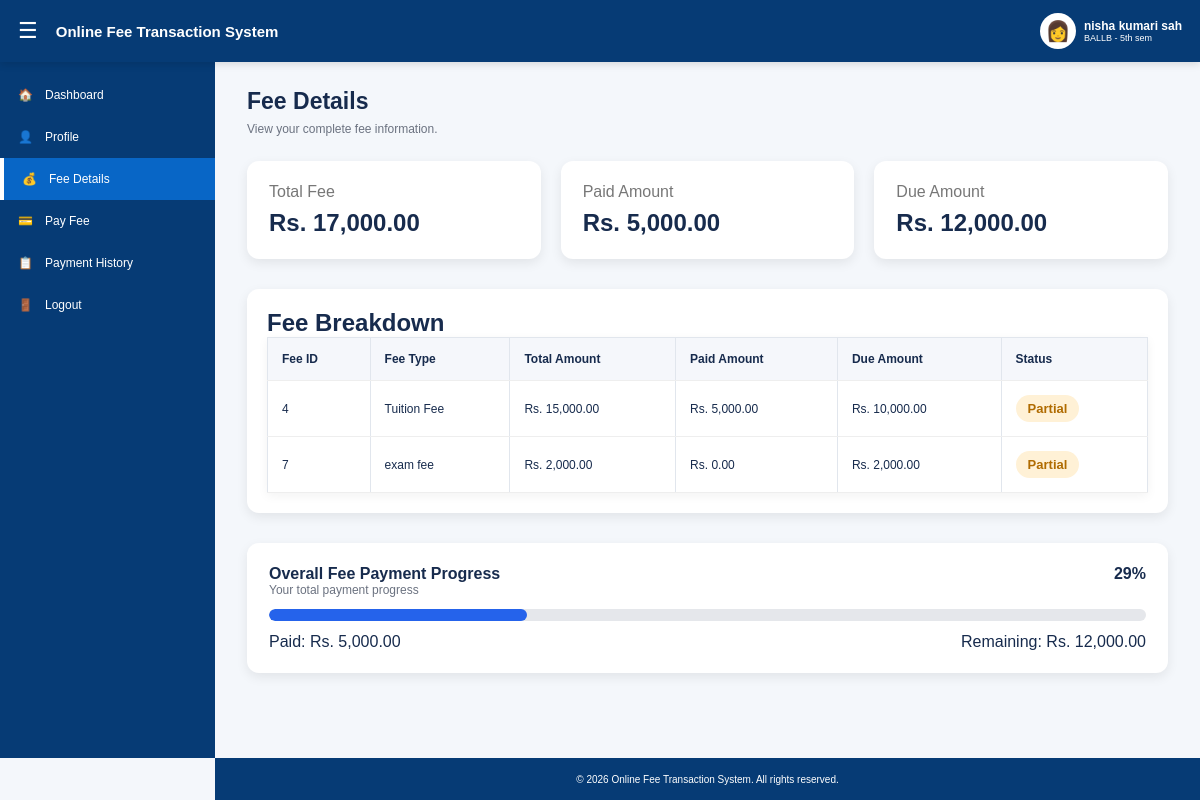
Page /fee-details.php (signed in) on the committed database.
### tables this page shows
CREATE TABLE `students` (
  `student_id` varchar(20) NOT NULL,
  `student_name` varchar(100) NOT NULL,
  `course` varchar(100) DEFAULT NULL,
  `semester` varchar(30) DEFAULT NULL,
  `email` varchar(100) DEFAULT NULL,
  `phone` varchar(20) DEFAULT NULL,
  `address` varchar(200) DEFAULT NULL,
  `date_of_birth` date DEFAULT NULL,
  `password` varchar(100) DEFAULT NULL
);

CREATE TABLE `fee_details` (
  `fee_id` int(11) NOT NULL,
  `student_id` varchar(20) DEFAULT NULL,
  `fee_type` varchar(50) DEFAULT NULL,
  `total_amount` decimal(10,2) DEFAULT NULL,
  `paid_amount` decimal(10,2) DEFAULT 0.00,
  `due_amount` decimal(10,2) DEFAULT NULL,
  `status` varchar(20) DEFAULT NULL
);

### fee-details.php (the view, shortened to what this page needs)
<?php
include("backend/db.php");
$student_id = $_SESSION['student_id'];
$stmt = mysqli_prepare(
    $conn,
    "SELECT student_name, course, semester
     FROM students
     WHERE student_id = ?"
);
mysqli_stmt_bind_param($stmt, "s", $student_id);
mysqli_stmt_execute($stmt);
$result = mysqli_stmt_get_result($stmt);
$student = mysqli_fetch_assoc($result);
$fee_stmt = mysqli_prepare(
    $conn,
    "SELECT fee_id, fee_type, total_amount, paid_amount,
            due_amount, status
     FROM fee_details
     WHERE student_id = ?
     ORDER BY fee_id ASC"
);
mysqli_stmt_bind_param($fee_stmt, "s", $student_id);
mysqli_stmt_execute($fee_stmt);
$fee_result = mysqli_stmt_get_result($fee_stmt);
$total_fee = 0;
$total_paid = 0;
$total_due = 0;
$fees = [];
while ($row = mysqli_fetch_assoc($fee_result)) {
    $fees[] = $row;
    $total_fee += (float)$row['total_amount'];
    $total_paid += (float)$row['paid_amount'];
    $total_due += (float)$row['due_amount'];
}
if ($total_fee > 0) {
    $progress = ($total_paid / $total_fee) * 100;
} else {
    $progress = 0;
}
$progress = max(0, min(100, $progress));
?>
<!DOCTYPE html>
<html lang="en">
<head>
<link rel="stylesheet" href="style.css">
</head>
<body>
<header class="topbar">
    <div class="menu">
        ☰
    </div>
    <div class="brand">
        Online Fee Transaction System
    </div>
    <div class="user">
        <div class="avatar">
            👩
        </div>
        <div>
            <b>
                <?php
                echo htmlspecialchars($student['student_name']);
                ?>
            </b>
            <small>
                <?php
                echo htmlspecialchars(
                    $student['course'] .
                    " - " .
                    $student['semester']
                );
                ?>
            </small>
        </div>
    </div>
</header>
<aside class="sidebar">
    <a href="dashboard.php">
        <span>🏠</span>
        <span>Dashboard</span>
    </a>
    <a href="profile.php">
        <span>👤</span>
        <span>Profile</span>
    </a>
    <a href="fee-details.php" class="active">
        <span>💰</span>
        <span>Fee Details</span>
    </a>
    <a href="pay-fee.php">
        <span>💳</span>
        <span>Pay Fee</span>
    </a>
    <a href="payment-history.php">
        <span>📋</span>
        <span>Payment History</span>
    </a>
    <a href="backend/logout.php">
        <span>🚪</span>
        <span>Logout</span>
    </a>
</aside>
<main class="main">
    <h1>
        Fee Details
    </h1>
    <p class="muted">
        View your complete fee information.
    </p>
    <div class="fee-summary">
        <div class="fee-summary-card">
            <p>Total Fee</p>
            <h2>
                Rs.
                <?php
                echo number_format($total_fee, 2);
                ?>
            </h2>
        </div>
        <div class="fee-summary-card">
            <p>Paid Amount</p>
            <h2>
                Rs.
                <?php
                echo number_format($total_paid, 2);
                ?>
            </h2>
        </div>
        <div class="fee-summary-card">
            <p>Due Amount</p>
            <h2>
                Rs.
                <?php
                echo number_format($total_due, 2);
                ?>
            </h2>
        </div>
    </div>
    <div class="fee-table-box">
        <h2>
            Fee Breakdown
        </h2>
        <?php if (count($fees) > 0): ?>
        <table class="fee-table">
            <thead>
                <tr>
                    <th>Fee ID</th>
                    <th>Fee Type</th>
                    <th>Total Amount</th>
                    <th>Paid Amount</th>
                    <th>Due Amount</th>
                    <th>Status</th>
                </tr>
            </thead>
            <tbody>
            <?php foreach ($fees as $fee): ?>
                <?php
                $status = strtolower(
                    trim($fee['status'])
                );
                if ($status == "paid") {
                    $status_class = "status-paid";
                } elseif ($status == "partial") {
                    $status_class = "status-partial";
                } else {
                    $status_class = "status-unpaid";
                }
                ?>
                <tr>
                    <td>
                        <?php
                        echo htmlspecialchars(
                            $fee['fee_id']
                        );
                        ?>
                    </td>
                    <td>
                        <?php
                        echo htmlspecialchars(
                            $fee['fee_type']
                        );
                        ?>
                    </td>
                    <td>
                        Rs.
                        <?php
                        echo number_format(
                            (float)$fee['total_amount'],
                            2
                        );
                        ?>
                    </td>
                    <td>
                        Rs.
                        <?php
                        echo number_format(
                            (float)$fee['paid_amount'],
                            2
                        );
                        ?>
                    </td>
                    <td>
                        Rs.
                        <?php
                        echo number_format(
                            (float)$fee['due_amount'],
                            2
                        );
                        ?>
                    </td>
                    <td>
                        <span
                            class="status
                            <?php
                            echo $status_class;
                            ?>"
                        >
                            <?php
                            echo htmlspecialchars(
                                $fee['status']
                            );
                            ?>
                        </span>
                    </td>
                </tr>
            <?php endforeach; ?>
            </tbody>
        </table>
        <?php else: ?>
            <div class="no-fee">
                No fee records found.
            </div>
        <?php endif; ?>
    </div>
    <div class="progress-card">
        <div class="progress-head">
            <div>
                <b>
                    Overall Fee Payment Progress
                </b>
                <p class="muted">
                    Your total payment progress
                </p>
            </div>
            <b>
                <?php
                echo round($progress);
                ?>%
            </b>
        </div>
        <div class="bar">
            <div
                class="fill"
                style="width:
                <?php echo $progress; ?>%;">
            </div>
        </div>
        <div
            style="
            display:flex;
            justify-content:space-between;
            margin-top:12px;
            "
        >
            <span>
                Paid:
                Rs.
                <?php
                echo number_format(
                    $total_paid,
                    2
                );
                ?>
            </span>
            <span>
                Remaining:
                Rs.
                <?php
                echo number_format(
                    $total_due,
                    2
                );
                ?>
            </span>
        </div>
    </div>
</main>
<footer class="footer">
    © 2026 Online Fee Transaction System.
    All rights reserved.
</footer>
</body>
</html>

### style.css (style rules this page uses)
* { box-sizing: border-box; margin: 0; padding: 0; }
html { scroll-behavior: smooth; }
body { font-family: Arial, Helvetica, sans-serif; background: #f4f7fb; color: #172b4d; }
a { text-decoration: none; color: inherit; }
.topbar { height: 62px; background: #063b75; color: #fff; display: flex; align-items: center; padding: 0 18px; position: fixed; top: 0; left: 0; right: 0; z-index: 10; box-shadow: 0 2px 8px #0002; }
.menu { font-size: 22px; margin-right: 18px; cursor: pointer; }
.brand { font-size: 15px; font-weight: 700; flex: 1; }
.user { display: flex; align-items: center; gap: 8px; font-size: 12px; }
.avatar { width: 36px; height: 36px; border-radius: 50%; background: #fff; display: grid; place-items: center; font-size: 20px; }
.user small { display: block; font-size: 9px; }
.sidebar { position: fixed; top: 62px; bottom: 42px; left: 0; width: 215px; background: #063b75; padding-top: 12px; z-index: 9; }
.sidebar a { display: flex; align-items: center; gap: 12px; padding: 14px 18px; color: #fff; font-size: 12px; transition: 0.2s; }
.sidebar a:hover, .sidebar a.active { background: #0866c6; border-left: 4px solid #fff; }
.main { margin-left: 215px; padding: 88px 32px 70px; min-height: 100vh; }
h1 { font-size: 23px; margin-bottom: 7px; }
.muted { color: #6b7280; font-size: 12px; }
.footer { position: fixed; bottom: 0; left: 215px; right: 0; height: 42px; background: #063b75; color: #fff; display: grid; place-items: center; font-size: 10px; z-index: 9; }
.progress-head { display: flex; justify-content: space-between; margin-bottom: 12px; }
.bar { height: 10px; background: #e7edf4; border-radius: 10px; overflow: hidden; }
.fill { height: 100%; width: 70%; background: #0866c6; }
table { width: 100%; border-collapse: collapse; background: #fff; font-size: 12px; box-shadow: 0 3px 10px #0000000d; }
th, td { border: 1px solid #e1e6ed; padding: 11px; text-align: left; }
th { background: #edf3fa; color: #172b4d; font-weight: 700; }
.status { padding: 4px 8px; border-radius: 4px; font-size: 10px; font-weight: 700; display: inline-block; }

### fee-details.php (style rules this page uses)
.fee-summary { display: grid; grid-template-columns: repeat(3, 1fr); gap: 20px; margin-top: 25px; }
.fee-summary-card { background: white; padding: 22px; border-radius: 12px; box-shadow: 0 4px 12px rgba(0,0,0,0.08); }
.fee-summary-card p { margin: 0 0 8px; color: #777; }
.fee-summary-card h2 { margin: 0; }
.fee-table-box { background: white; margin-top: 30px; padding: 20px; border-radius: 12px; box-shadow: 0 4px 12px rgba(0,0,0,0.08); overflow-x: auto; }
.fee-table { width: 100%; border-collapse: collapse; }
.fee-table th, .fee-table td { padding: 14px; text-align: left; border-bottom: 1px solid #eee; }
.fee-table th { background: #f5f7fb; }
.status { padding: 6px 12px; border-radius: 20px; font-size: 13px; font-weight: bold; text-transform: capitalize; }
.status-partial { background: #fff1d6; color: #b06b00; }
.progress-card { background: white; margin-top: 30px; padding: 22px; border-radius: 12px; box-shadow: 0 4px 12px rgba(0,0,0,0.08); }
.progress-head { display: flex; justify-content: space-between; margin-bottom: 12px; }
.bar { width: 100%; height: 12px; background: #e5e7eb; border-radius: 10px; overflow: hidden; }
.fill { height: 100%; background: #2563eb; border-radius: 10px; }

### rows in the picture
students: student_name "nisha kumari sah", course+semester "BALLB - 5th sem"
fee_details: fee_id "4", fee_type "Tuition Fee", total_amount "15,000.00", paid_amount "5,000.00", due_amount "10,000.00", status "Partial"
fee_details: fee_id "7", fee_type "exam fee", total_amount "2,000.00", paid_amount "0.00", due_amount "2,000.00", status "Partial"

### other values in the picture
$total_fee "17,000.00"
$total_paid "5,000.00"
$total_due "12,000.00"
$progress "29"
